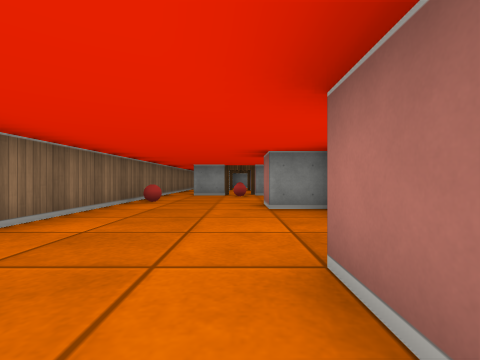
[1] (above)

20 first-person views from a walk through a cub3D maze. The camera is about half as high as the walls, looks level and sees 85° across. The floor is counted in squares. Each view is taken from the middle of a square. On the plan, view 1 faces up. The plan holds only what a view shows up to about 9 squares ahead; the rest is blank.

[2]
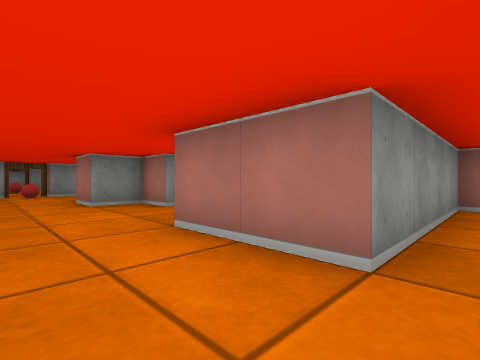

[3]
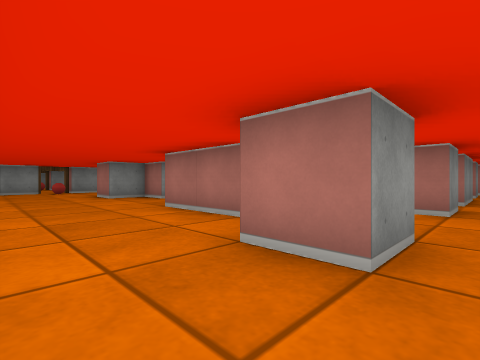

[4]
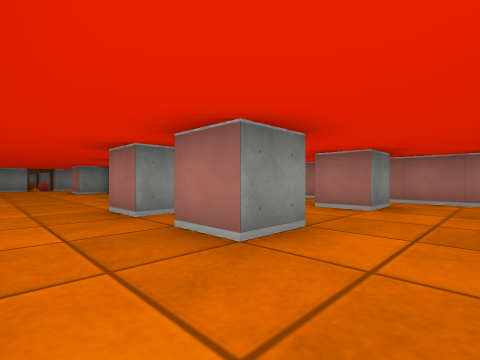

[5]
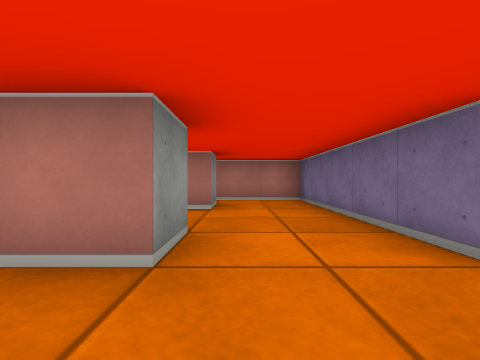

[6]
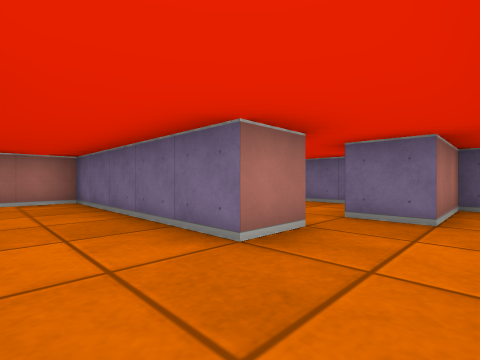

[7]
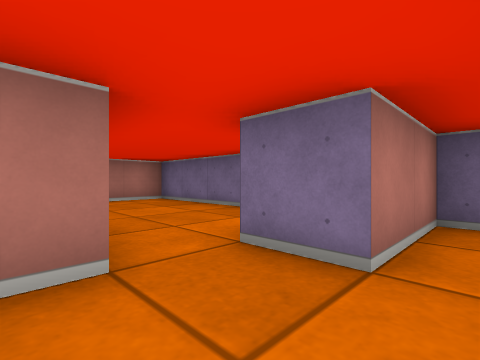

[8]
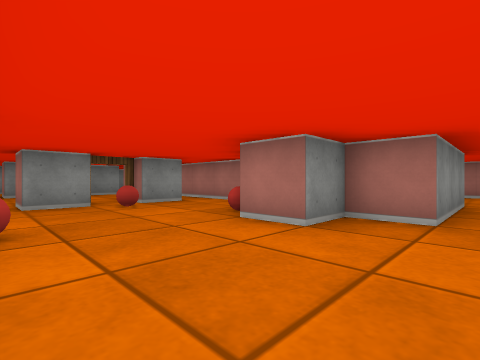

[9]
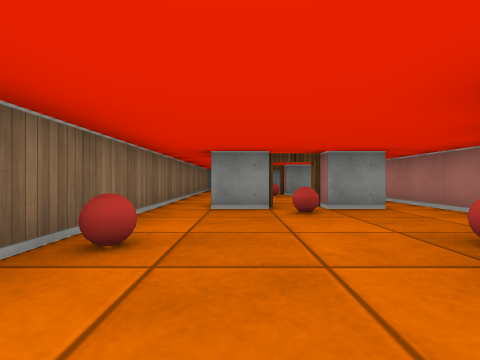

[10]
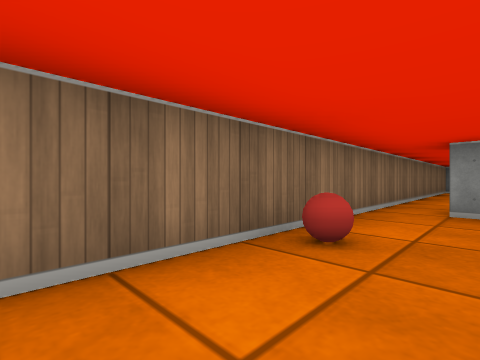

[11]
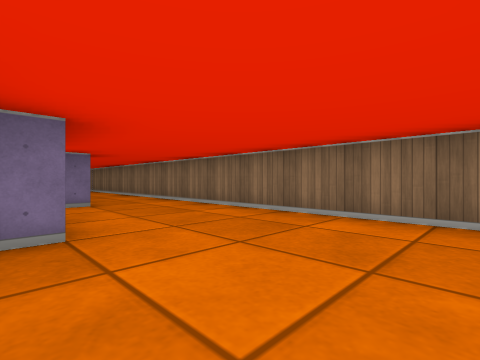

[12]
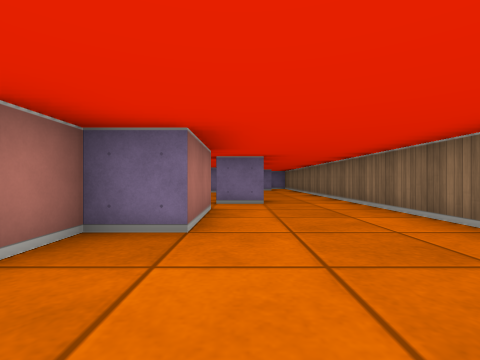

[13]
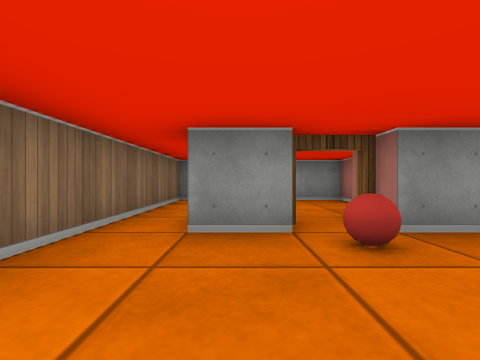

[14]
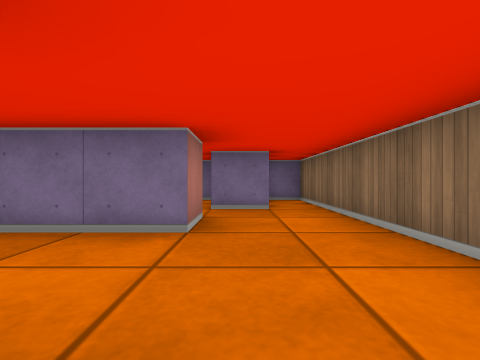

[15]
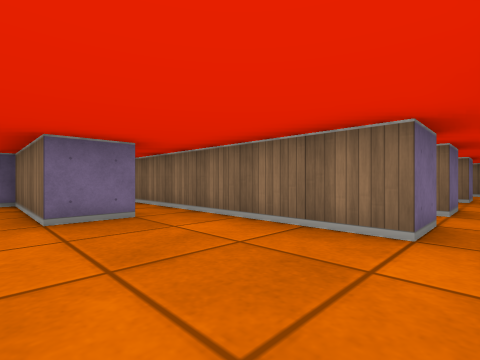

[16]
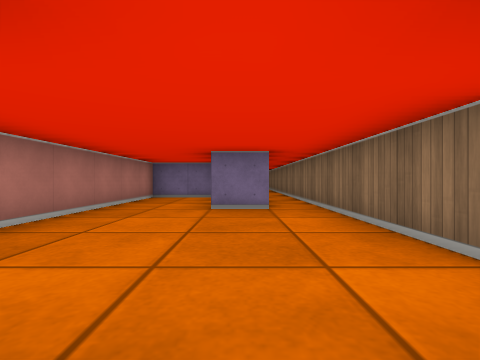

[17]
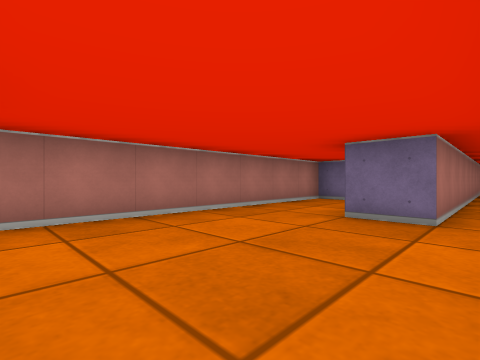

[18]
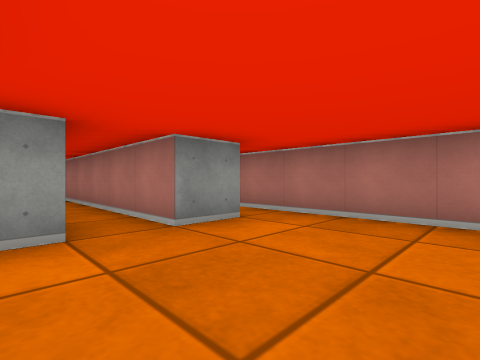

[19]
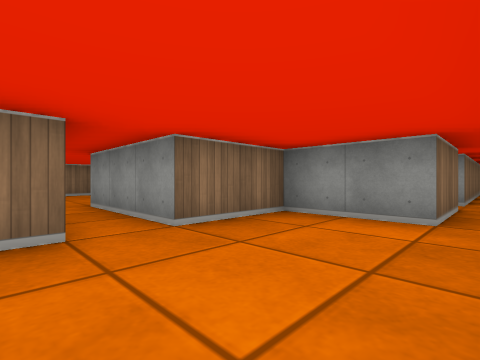

[20]
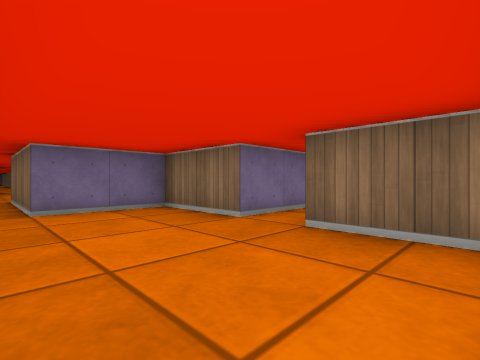

### Floor plan
Points are (right, up) in squares from view 1. A wall is a line through its corners. A room is listed if a view was taken in it or the views show most of it. See-through windows are left out.
Room 1 (views 1, 2, 3, 4, 5, 6, 8, 9, 10, 11, 12, 14)
walls: (0.5, -2.5) (-0.5, -2.5) (-0.5, -1.5) (0.5, -1.5); (1.5, 3.5) (1.5, 4.5) (0.5, 4.5) (0.5, 5.5); (3.5, -2.5) (2.5, -2.5) (2.5, -2); (0.5, -4.5) (-0.5, -4.5) (-0.5, -3.5) (0.5, -3.5); (4.5, -2.5) (4.5, -0.5) (0.5, -0.5) (0.5, 1.5) (1.5, 1.5) (1.5, 2.4); (3.5, -4.5) (2.5, -4.5) (2.5, -3.5) (3.5, -3.5); (-0.5, -6.5) (4.5, -6.5) (4.5, -4.1); (2.5, 7.5) (2.5, 9.4); (-0.4, 8.5) (-1.5, 8.5) (-1.5, 9.4); (1.5, 8.5) (0.5, 8.5); (-2.5, 9.5) (-2.5, -6.5)
ways out: opening at (-1.5, -7) to room 2; opening at (-2, 8.5) to room 3; opening at (2, 9) to room 3; open door at (0, 9) to room 3; opening at (5, -3) to room 4; opening at (2, 3) to room 5
objects: ball (-2, 6); ball (0, 8); ball (1, 6)
Room 2 (view 7)
walls: (-0.4, -10.5) (4.5, -10.5) (4.5, -9.1); (-0.5, -7.5) (-0.5, -6.5); (-2.5, -6.5) (-2.5, -10.5) (-1.5, -10.5) (-1.5, -8.5) (-0.5, -8.5)
ways out: opening at (-1.5, -7) to room 1
Room 3 (view 13)
walls: (-0.4, 12.5) (-1.5, 12.5) (-1.5, 13.4); (1.4, 12.5) (0.5, 12.5); (2.5, 9.4) (2.5, 10.4); (-2.5, 13.5) (-2.5, 9.5)
ways out: opening at (-2, 8.5) to room 1; opening at (2, 9) to room 1; open door at (0, 9) to room 1; opening at (-2, 12.5); open door at (0, 13)
objects: ball (0, 12)
Room 4 (views 15, 17, 18)
walls: (6.5, -14.1) (6.5, -6.5) (7.5, -6.5) (7.5, -9.5) (9.5, -9.5) (9.5, -2.5); (4.5, -3.5) (5.5, -3.5) (5.5, -11); (6.5, -2.5) (4.5, -2.5); (8.5, -2.5) (7.5, -2.5)
ways out: opening at (5, -3) to room 1; opening at (7, -3) to room 5; opening at (9, -2)
Room 5 (views 16, 19, 20)
walls: (2.8, 2.5) (4.5, 2.5) (4.5, 0.5) (6.5, 0.5) (6.5, -2.5); (6.5, 5.5) (4.5, 5.5) (4.5, 3.5) (1.5, 3.5); (7.5, -2.5) (7.5, 3.8)
ways out: opening at (2, 3) to room 1; opening at (7, -3) to room 4; opening at (7, 6.5)

Positions as (right, up) in squares from view 1, and headings:
1: (0, 0), facing up
2: (-1, -1), facing up-right
3: (-2, -3), facing up-right
4: (-2, -6), facing up-right
5: (-2, -5), facing right
6: (-2, -5), facing down-right
7: (-2, -7), facing down-right
8: (-2, 3), facing up-right
9: (-1, 4), facing up
10: (-1, 4), facing up-left
11: (1, 4), facing down-left
12: (0, 4), facing down
13: (-1, 10), facing up
14: (-1, -4), facing down
15: (8, -3), facing down-left
16: (7, -2), facing down
17: (6, -3), facing down-right
18: (6, -5), facing up-right
19: (7, 2), facing up-left
20: (7, 5), facing down-left
